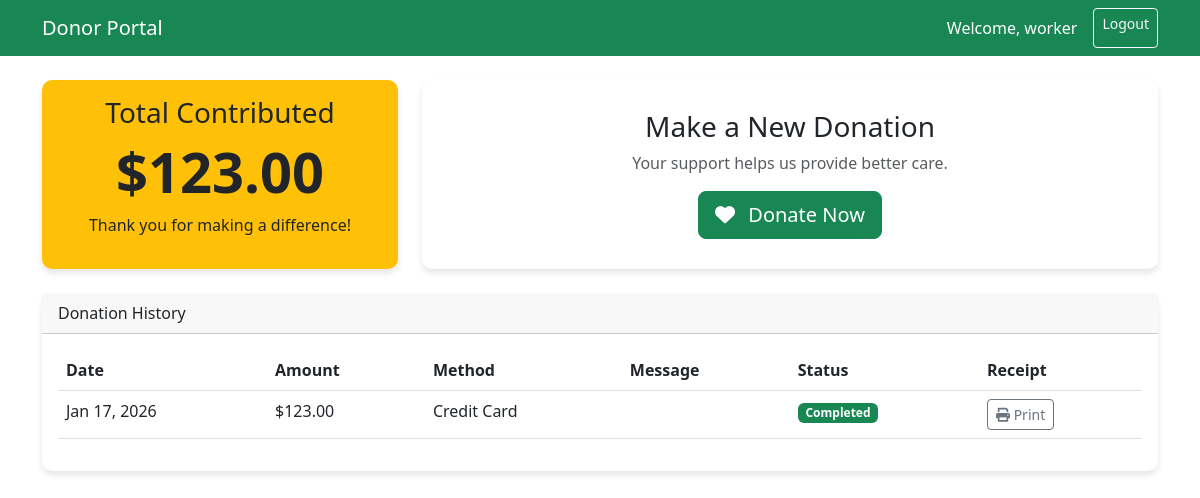
The app's page /donor/dashboard.php (signed in) with its own data.
### tables this page shows
CREATE TABLE `donations` (
  `id` int(11) NOT NULL,
  `donor_id` int(11) NOT NULL,
  `amount` decimal(10,2) NOT NULL,
  `payment_method` varchar(50) DEFAULT NULL,
  `message` text DEFAULT NULL,
  `donation_date` datetime DEFAULT current_timestamp(),
  `status` enum('Pending','Completed') DEFAULT 'Completed'
);

### donor/dashboard.php (the view, shortened to what this page needs)
<?php
require_once '../config.php';
$uid = $_SESSION['user_id'];
$total_donated = mysqli_fetch_assoc(mysqli_query($conn, "SELECT SUM(amount) as s FROM donations WHERE donor_id=$uid"))['s'] ?? 0;
?>
<!DOCTYPE html>
<html lang="en">
<head>
    <link href="https://cdn.jsdelivr.net/npm/bootstrap@5.3.0/dist/css/bootstrap.min.css" rel="stylesheet">
    <link rel="stylesheet" href="../assets/css/style.css">
    <link href="https://cdnjs.cloudflare.com/ajax/libs/font-awesome/6.0.0/css/all.min.css" rel="stylesheet">
</head>
<body>
<nav class="navbar navbar-dark bg-success mb-4">
    <div class="container">
        <a class="navbar-brand" href="#">Donor Portal</a>
        <div class="d-flex">
            <span class="navbar-text text-white me-3">Welcome, <?php echo $_SESSION['name']; ?></span>
            <a href="../logout.php" class="btn btn-outline-light btn-sm">Logout</a>
        </div>
    </div>
</nav>
<div class="container">
    <div class="row mb-4">
        <div class="col-md-4">
            <div class="card bg-warning text-dark h-100">
                <div class="card-body text-center">
                    <h3>Total Contributed</h3>
                    <h1 class="display-4 fw-bold">$<?php echo number_format($total_donated, 2); ?></h1>
                    <p>Thank you for making a difference!</p>
                </div>
            </div>
        </div>
        <div class="col-md-8">
             <div class="card h-100">
                <div class="card-body d-flex flex-column justify-content-center align-items-center">
                    <h3>Make a New Donation</h3>
                    <p class="text-muted">Your support helps us provide better care.</p>
                    <button class="btn btn-success btn-lg" data-bs-toggle="modal" data-bs-target="#donateModal">
                        <i class="fas fa-heart me-2"></i> Donate Now
                    </button>
                </div>
             </div>
        </div>
    </div>
    <div class="card">
        <div class="card-header">Donation History</div>
        <div class="card-body">
            <table class="table table-hover">
                <thead>
                    <tr>
                        <th>Date</th>
                        <th>Amount</th>
                        <th>Method</th>
                        <th>Message</th>
                        <th>Status</th>
                        <th>Receipt</th>
                    </tr>
                </thead>
                <tbody>
                    <?php
                    $history = mysqli_query($conn, "SELECT * FROM donations WHERE donor_id=$uid ORDER BY donation_date DESC");
                    while($row = mysqli_fetch_assoc($history)) {
                        echo "<tr>";
                        echo "<td>" . date('M d, Y', strtotime($row['donation_date'])) . "</td>";
                        echo "<td>$" . number_format($row['amount'], 2) . "</td>";
                        echo "<td>{$row['payment_method']}</td>";
                        echo "<td>{$row['message']}</td>";
                        echo "<td><span class='badge bg-success'>{$row['status']}</span></td>";
                        echo "<td><button class='btn btn-sm btn-outline-secondary'><i class='fas fa-print'></i> Print</button></td>";
                        echo "</tr>";
                    }
                    ?>
                </tbody>
            </table>
        </div>
    </div>
</div>
</body>
</html>

### assets/css/style.css (style rules this page uses)
body { min-height: 100vh; display: flex; flex-direction: column; }
.card { border: none; border-radius: 10px; box-shadow: 0 4px 6px rgba(0,0,0,0.1); transition: transform 0.2s; }

### records on screen
donations: donation_date "Jan 17, 2026", amount "123.00", payment_method "Credit Card", status "Completed"

### other values on screen
$_SESSION['name'] "worker"
$total_donated "123.00"
